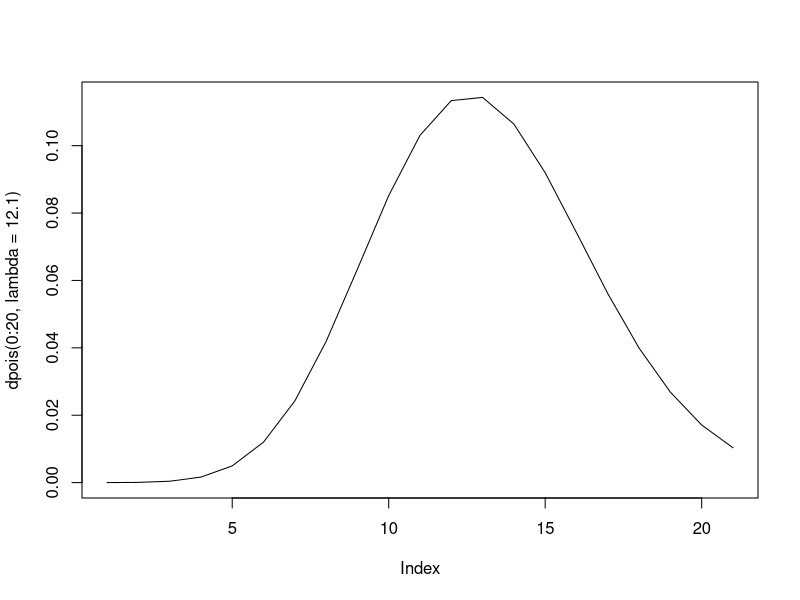
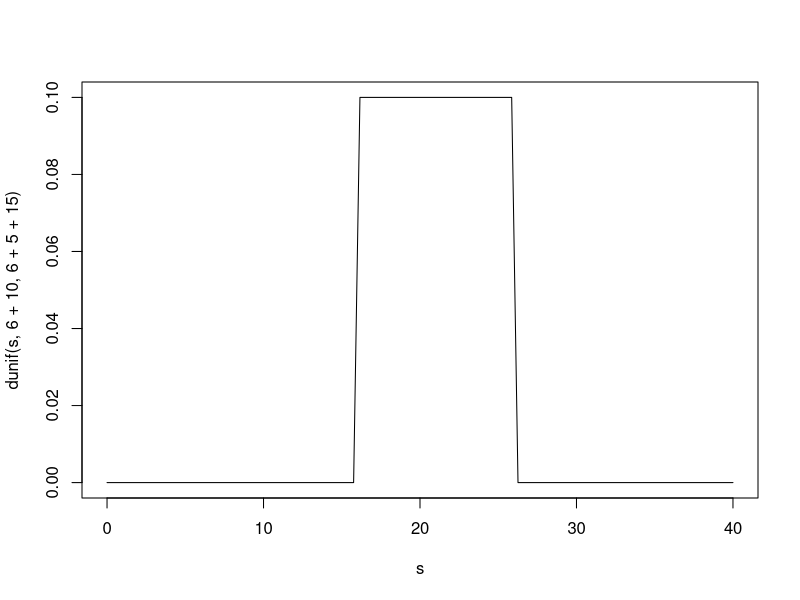

Reproduce these figures in R, in order. (Note: this script raises an error after producing the figures.)
# ----------------------------------------------------------------------------------------------------
# Modul:      Deskriptive Statistik
# Author:     Christoph Hilty
# Datum:      09.12.2016
# Aufgaben:   CAS_DA_R_Verteilungen_Aufgaben.pdf
# ----------------------------------------------------------------------------------------------------

# Fragen: 
# Runden?
# Poissionverteilung geht niemand heraus?
  # Wieso ist die Formulierung plötzlich anwesend?
  # Hinweis korrekt?
# Gleichverteilung!
#   Kann man diese wirklich so Zusammenrechnen? Vermmutlich nicht, es müssten sich die 
#   Wahrscheinlichkeiten ja mal rechnen, resp. verkleinern
#   Aber es gibt ja verschiedene Varianten
# Normalverteilung, letzte Frage
# Chi-Quadrat, fehlt da nicht noch irgend eine Mittelwert oder so? Wie kann ich das intuitiv deuten



# Aufgabe: Binomialverteilung
# ----------------------------------------------------------------------------------------------------

# Wie gross ist bei fünfmaligem Setzen auf „rot“ die
# Wahrscheinlichkeit, dass man öfter gewinnt als verliert?

pbinom(2, size = 5, prob = 18/37, lower.tail = FALSE)
# 0.4746745

# Welche Anzahl der Gewinne wird in 90% der Fälle höchstens
# erreicht?

qbinom(.9, size = 5, prob = 18/ 37)
# 4


# Aufgabe: Poissonverteilung
# ----------------------------------------------------------------------------------------------------

# Hinweis: wir gehen hier davon aus, dass niemand das Restaurant auch verlässt?

# Kurze Darstellung zur Vereinfachung

plot(dpois(0:20, lambda = 12.1), type = "l")

# Es sind genau 8 Gäste im Restaurant.

dpois(8, lambda = 12.1) 
# 0.06335767

# Es sind höchstens 10 Gäste im Restaurant.

ppois(10, lambda = 12.1)
#  0.3368338

# Es sind zwischen 9 und 15 Gäste im Restaurant.

ppois(15, lambda = 12.1) - ppois(8, lambda = 12.1)
# 0.6885025

# Es sind mindestens 11 Gäste anwesend
ppois(10, lambda = 12.1, lower.tail = FALSE)
# 0.6631662

# Aufgabe: Stetige Gleichverteilung
# ----------------------------------------------------------------------------------------------------

# Welche Verteilung hat die Zufallsvariable X, welche die gesamte
# Pendelzeit von Haustür bis ins Büro beschreibt?

s <- seq(0, 40, length = 100)
plot(s, dunif(s, 6+10, 6+5+15), type = "l")
# Sie ist Gleichverteilt über den Minuten 16 bis 26 und

# Mit welcher Wahrscheinlichkeit schaffen Sie es noch rechtzeitig
# ins Büro?

punif(20, 6+10, 6+5+15)
# 0.4

# Problem:
# Es kann nicht 2 mal 0.4 gerechnet werden, weil es ja kummuliert ist und
# die Fälle < als 4min ja dann zu einem längeren möglichen Warten beim andern führen würde.

# oder anders, resp. die Wahrscheinlichkeiten müssten ja addiert werden
# Er hat 14 Minuten für ins Büro und hat mind. 10 Minunten, resp. er
# kann maximal 4 Minuten warten. Diese 4 min können sich verschieden auf
# die beiden Situation 'Warten auf Bus' und 'Warten in Bus' verteilen
# Beispiel 1: max 2min auf Bus warten, max 2 min in Bus warten
punif(2, 0, 5) * punif(2, 0, 5)
# 0.16
# Beispiel 2: max 3min auf Bus warten, max 1 min im Bus warten
punif(3, 0, 5) * punif(1, 0, 5)
# Beispiel 3: max 3min auf Bus warten, max 1 min im Bus warten
punif(2.5, 0, 5) * punif(2.5, 0, 5)
# 0.25

max_wartezeit <- 4
moegliche_wartezeiten <- seq(0, max_wartezeit, length = 10)
plot(wartezeiten_bus, punif(moegliche_wartezeiten, 0, 5) * punif(max_wartezeit-moegliche_wartezeiten, 0, 5))


# Aufgabe: Exponentialverteilung
# ----------------------------------------------------------------------------------------------------

# Welche Verteilung hat die Zufallsvariable X, welche die Dauer der
# Telefongespräche in Minuten beschreibt?

# Eine Exponentialverteilung


# Das Telefon klingelt. Wie gross ist die Wahrscheinlichkeit, dass
# dieses Gespräch höchstens eine Minute dauert?

pexp(1, rate = 1/3)
# 0.2834687

# Wie gross ist die Wahrscheinlichkeit, dass das Gespräch länger
# als eine Minute dauert?

pexp(1, rate = 1/3, lower.tail = FALSE)
# 0.7165313

# Mit welcher Wahrscheinlichkeit dauert das Gespräch zwischen
# einer und drei Minuten?

pexp(3, rate = 1/3) - pexp(1, rate = 1/3)
# 0.3486519

# Berechnen und interpretieren Sie das 25%-Quantil dieser
# Verteilung

qexp(.25, rate = 1/3)
# 0.8630462
# Interpretation: 25% der Gespräche sind kürzer als 0.86 Minuten (ca 51 Sekunden) 


# Aufgabe: Normalverteilung
# ----------------------------------------------------------------------------------------------------

# um weniger als 2 g vom Mittelwert abweicht?

sd_chips <- 4
mean_chips = 200
pnorm(q = mean_chips + 2, mean = mean_chips, sd = sd_chips) -
  pnorm(q = mean_chips - 2, mean = mean_chips, sd = sd_chips)
# 0.3829249

# über 205 g liegt?

pnorm(205, mean = mean_chips, sd = sd_chips, lower.tail = FALSE)
# 0.1056498

# Welches Gewicht wird von 95% der Tüten überschritten?

qnorm(.05, mean = mean_chips, sd = sd_chips)
# 193.4206 (g)


# Aufgabe: Chi-Quadrat-Verteilung
# ----------------------------------------------------------------------------------------------------

# Problem: Mit welcher Wahrscheinlichkeit liegt der Wert einer χ^2
# Verteilung mit df = 11 über 15?

pchisq(15, df = 11, lower.tail = FALSE)
# 0.1824969


# Aufgabe: Studentsche t-Verteilung
# ----------------------------------------------------------------------------------------------------

# Problem: Mit welcher Wahrscheinlichkeit liegt der Wert der
# Studentschen t-Verteilung unter −0.5, respektive unter 1? Der
# Freiheitsgrad sei 7.

pt(c(-.5, 1), df = 7)
#  0.3162036 0.8246917 (x < -0.5 :  0.3162036 und x < 1 = 0.8246917)
